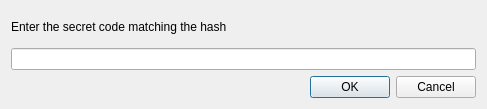
<?xml version="1.0" encoding="UTF-8"?>
<ui version="4.0">
 <class>PreimageDialog</class>
 <widget class="QDialog" name="PreimageDialog">
  <property name="windowModality">
   <enum>Qt::WindowModal</enum>
  </property>
  <property name="geometry">
   <rect>
    <x>0</x>
    <y>0</y>
    <width>487</width>
    <height>109</height>
   </rect>
  </property>
  <property name="windowTitle">
   <string>HTLC password</string>
  </property>
  <property name="modal">
   <bool>true</bool>
  </property>
  <layout class="QVBoxLayout" name="verticalLayout">
   <item>
    <widget class="QLabel" name="label">
     <property name="text">
      <string>Enter the secret code matching the hash</string>
     </property>
    </widget>
   </item>
   <item>
    <widget class="QLineEdit" name="lineEdit"/>
   </item>
   <item>
    <widget class="QDialogButtonBox" name="buttonBox">
     <property name="orientation">
      <enum>Qt::Horizontal</enum>
     </property>
     <property name="standardButtons">
      <set>QDialogButtonBox::Cancel|QDialogButtonBox::Ok</set>
     </property>
    </widget>
   </item>
  </layout>
 </widget>
 <resources/>
 <connections/>
</ui>
